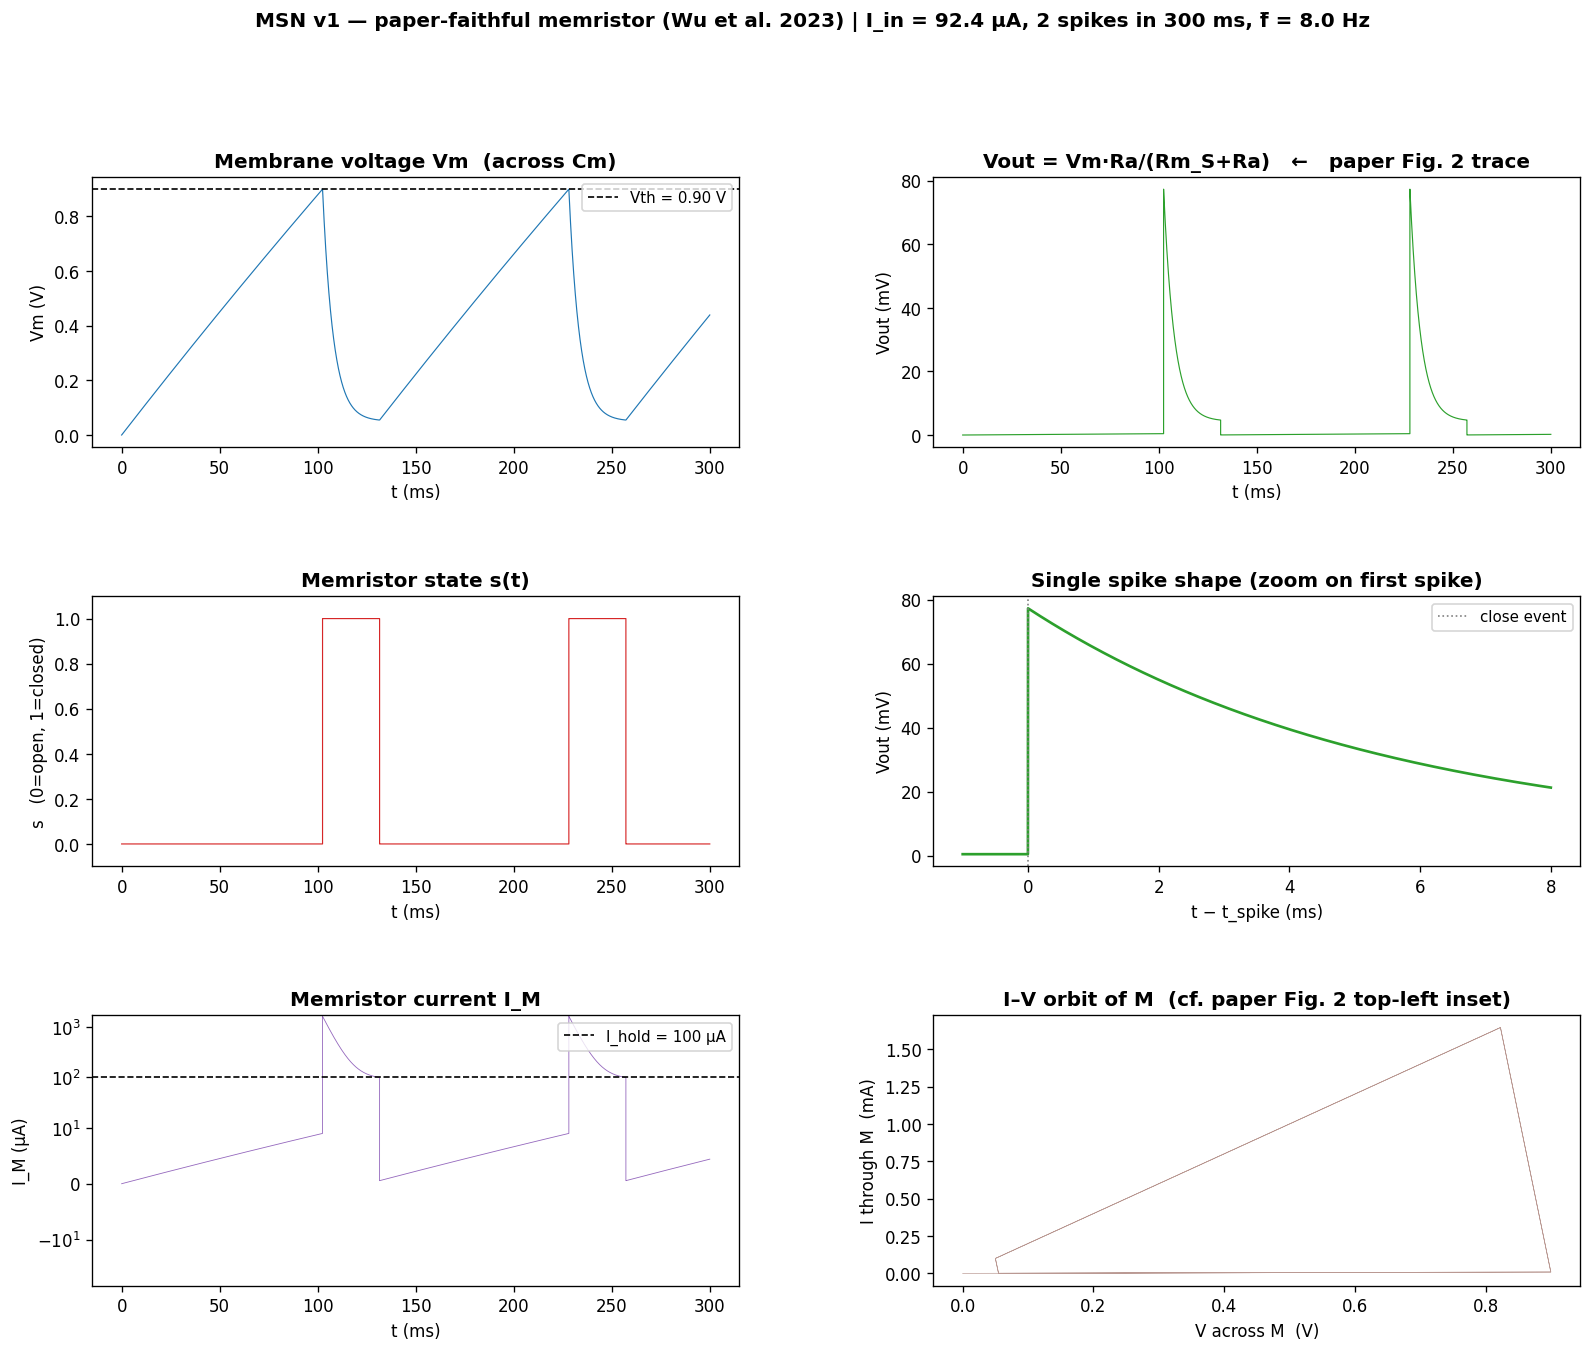

This figure's Python source:
"""
ns_msn_v1.py
============
Memristive Spiking Neuron (MSN) — single-cell, paper-faithful spike shape.

Reference: Wu, Wang, Schneegans, Stoliar, Rozenberg.
"Bursting dynamics in a spiking neuron with a memristive voltage-gated
channel." Neuromorph. Comput. Eng. 3 044008 (2023).  Section 2, Fig. 1e, Fig. 2.

─── Inheritance from earlier files in this repo ─────────────────────────────
  ns_test.py (v5):
      Rm_S held FIXED at Rm_hi.  Spike timing produced by Brian2's
      threshold='Vm > Vthresh' / reset='Vm = Vreset' rule (instantaneous
      reset).  The simulation has no spike SHAPE — only spike timing.
      Cm and t_ref were solved from (I_min, f_min, I_max, f_max) targets.

  spike_Ra_sweep.py:
      Same model, swept Ra.  Confirmed that within a fixed-Rm model the
      spike "shape" is just the RC charging curve being yanked back to 0.
      No memristor commutation, no real spike.

  THIS FILE (ns_msn_v1.py):
      Rm_S becomes a STATE VARIABLE that hysteretically commutes between
      Rm_hi (open) and Rm_lo (closed).  The "spike" is the fast Cm
      discharge through Rm_lo + Ra during the closed phase — exactly the
      mechanism in Wu et al. Fig. 2.  No t_ref, no Vm reset rule;
      refractoriness emerges from the discharge time constant.

─── Memristor state machine (per Wu et al. §2) ──────────────────────────────
      s = 0  (open):    Rm_S = Rm_hi     (linear leak through ~100 kΩ)
      s = 1  (closed):  Rm_S = Rm_lo     (fast discharge through tens of Ω)

      open  → closed:   when V across M (≈ Vm here, since Rm_hi ≫ Ra)
                        exceeds the thyristor threshold Vth.
      closed → open:    when current through M drops below the holding
                        current I_hold.

  Brian2 wiring:
      threshold='Vm > Vth and s < 0.5'   → fires the close event;
                                           reset='s = 1' flips state.
                                           (Vm is NOT reset here.)
      events={'reopen': 'I_M < I_hold and s > 0.5'}
                                         → fires the reopen event;
                                           run_on_event flips s = 0.

  This makes the threshold "spike" event coincide with the moment Vout
  begins to rise — which is what downstream synapses should see.

─── Parameters: Wu et al. Fig. 2 (path A) ───────────────────────────────────
"""

import numpy as np
import matplotlib
matplotlib.use('Agg')
import matplotlib.pyplot as plt
from brian2 import *

seed(42)
defaultclock.dt = 1*us              # fine grid: spike width is ~1 ms

# ─── Hardware parameters (Wu et al. 2023, Fig. 2) ────────────────────────────
Cm_F      = 10e-6        # F   membrane capacitor
Ra_ohm    = 47           # Ω   load resistor (paper "Rload")
Rm_hi_ohm = 100e3        # Ω   memristor open-state resistance
Rm_lo_ohm = 500          # Ω   memristor closed-state resistance
Vth_V     = 0.9          # V   thyristor close threshold (paper Fig. 2 inset)
I_hold_A  = 100e-6       # A   holding current (paper Fig. 2 inset)

I_in_A    = 92.4e-6      # A   constant drive (paper Fig. 2 caption)
T_run     = 300*ms       # long enough to capture several spikes

# ─── Brian2 quantities ────────────────────────────────────────────────────────
Cm     = Cm_F      * farad
Ra     = Ra_ohm    * ohm
Rm_hi  = Rm_hi_ohm * ohm
Rm_lo  = Rm_lo_ohm * ohm
Vth    = Vth_V     * volt
I_hold = I_hold_A  * amp
I_in   = I_in_A    * amp

# ─── Equations ────────────────────────────────────────────────────────────────
# Vm     : voltage at the top of Cm (≈ anode of M; cathode side sits across Ra)
# s      : 0 (open) or 1 (closed); controlled by threshold + custom event below
# Rm_S   : two-state memristor resistance  (subexpression of s)
# I_M    : current through the memristor branch
# Vout   : voltage across Ra — this is the externally-measured spike pulse
eqs = '''
dVm/dt = (I_in - Vm / (Rm_S + Ra)) / Cm        : volt
Rm_S   = (1 - s)*Rm_hi + s*Rm_lo                : ohm
I_M    = Vm / (Rm_S + Ra)                       : amp
Vout   = Vm * Ra / (Rm_S + Ra)                  : volt
s      : 1
'''

neurons = NeuronGroup(
    1, model=eqs,
    threshold='Vm > Vth and s < 0.5',     # open → closed (and emits a spike)
    reset='s = 1',                         # flip state; do NOT reset Vm
    events={'reopen': 'I_M < I_hold and s > 0.5'},
    method='euler',
)
neurons.run_on_event('reopen', 's = 0')

neurons.Vm = 0*volt
neurons.s  = 0                            # start open

# ─── Monitors ─────────────────────────────────────────────────────────────────
sp_mon = SpikeMonitor(neurons)
st_mon = StateMonitor(neurons, ['Vm', 'Vout', 's', 'Rm_S', 'I_M'],
                      record=True, dt=2*us)

print("=" * 64)
print("  MSN v1 — paper-faithful memristor spike shape")
print("=" * 64)
print(f"  Cm        = {Cm_F*1e6:.1f} µF")
print(f"  Ra        = {Ra_ohm:.0f} Ω    (load resistor / paper Rload)")
print(f"  Rm_hi     = {Rm_hi_ohm/1e3:.0f} kΩ")
print(f"  Rm_lo     = {Rm_lo_ohm:.0f} Ω")
print(f"  Vth       = {Vth_V:.2f} V")
print(f"  I_hold    = {I_hold_A*1e6:.0f} µA")
print(f"  I_in      = {I_in_A*1e6:.1f} µA")
print(f"  τ_open    = Cm·(Rm_hi+Ra) = {Cm_F*(Rm_hi_ohm+Ra_ohm)*1e3:.1f} ms")
print(f"  τ_closed  = Cm·(Rm_lo+Ra) = {Cm_F*(Rm_lo_ohm+Ra_ohm)*1e3:.2f} ms")
print(f"  Vm_ss(open)   = I_in·(Rm_hi+Ra) = {I_in_A*(Rm_hi_ohm+Ra_ohm):.2f} V")
print(f"  V_open_thresh = I_hold·(Rm_lo+Ra) = "
      f"{I_hold_A*(Rm_lo_ohm+Ra_ohm)*1e3:.1f} mV  "
      f"(Vm must drop below this to reopen)")
print("=" * 64)

print(f"\nRunning {T_run/ms:.0f} ms ...")
run(T_run, report='text')

n_sp = len(sp_mon.t)
print(f"\n  Spikes (close events): {n_sp}")
if n_sp >= 2:
    isi = np.diff(sp_mon.t/ms)
    print(f"  ISI: mean {isi.mean():.2f} ms,  std {isi.std():.2f} ms")
    print(f"  Mean firing rate: {1000/isi.mean():.1f} Hz")

# ─── Plot ─────────────────────────────────────────────────────────────────────
t_ms   = np.array(st_mon.t / ms)
Vm_V   = np.array(st_mon.Vm[0] / volt)
Vout_V = np.array(st_mon.Vout[0] / volt)
s_vec  = np.array(st_mon.s[0])
I_M_uA = np.array(st_mon.I_M[0] / uA)
Rm_S_a = np.array(st_mon.Rm_S[0] / ohm)
V_M_V  = Vm_V * Rm_S_a / (Rm_S_a + Ra_ohm)        # voltage across M only

fig = plt.figure(figsize=(16, 12))
gs  = fig.add_gridspec(3, 2, hspace=0.55, wspace=0.30)

# (0,0) Vm trace (full duration)
ax = fig.add_subplot(gs[0, 0])
ax.plot(t_ms, Vm_V, 'C0', lw=0.7)
ax.axhline(Vth_V, color='k', ls='--', lw=1, label=f'Vth = {Vth_V:.2f} V')
ax.set_xlabel('t (ms)'); ax.set_ylabel('Vm (V)')
ax.set_title('Membrane voltage Vm  (across Cm)', fontweight='bold')
ax.legend(fontsize=9, loc='upper right')

# (0,1) Vout trace (full duration) — the paper's Fig. 2 trace
ax = fig.add_subplot(gs[0, 1])
ax.plot(t_ms, Vout_V*1e3, 'C2', lw=0.7)
ax.set_xlabel('t (ms)'); ax.set_ylabel('Vout (mV)')
ax.set_title('Vout = Vm·Ra/(Rm_S+Ra)   ←   paper Fig. 2 trace',
             fontweight='bold')

# (1,0) Memristor state s
ax = fig.add_subplot(gs[1, 0])
ax.plot(t_ms, s_vec, 'C3', lw=0.7, drawstyle='steps-post')
ax.set_xlabel('t (ms)'); ax.set_ylabel('s   (0=open, 1=closed)')
ax.set_title('Memristor state s(t)', fontweight='bold')
ax.set_ylim(-0.1, 1.1)

# (1,1) Single-spike zoom (paper Fig. 2 right inset analogue)
ax = fig.add_subplot(gs[1, 1])
if n_sp > 0:
    t_sp = float(sp_mon.t[0]/ms)
    mask = (t_ms > t_sp - 1.0) & (t_ms < t_sp + 8.0)
    ax.plot(t_ms[mask] - t_sp, Vout_V[mask]*1e3, 'C2', lw=1.6)
    ax.axvline(0, color='gray', ls=':', lw=1, label='close event')
    ax.set_xlabel('t − t_spike (ms)'); ax.set_ylabel('Vout (mV)')
    ax.set_title(f'Single spike shape (zoom on first spike)',
                 fontweight='bold')
    ax.legend(fontsize=9, loc='upper right')
    # ax.set_xlim(-1, 30); ax.set_ylim(-5, 100)

else:
    ax.text(0.5, 0.5, 'no spikes — increase T_run or I_in',
            ha='center', va='center', transform=ax.transAxes)

# (2,0) I_M (current through memristor branch)
ax = fig.add_subplot(gs[2, 0])
ax.plot(t_ms, I_M_uA, 'C4', lw=0.5)
ax.axhline(I_hold_A*1e6, color='k', ls='--', lw=1,
           label=f'I_hold = {I_hold_A*1e6:.0f} µA')
ax.set_xlabel('t (ms)'); ax.set_ylabel('I_M (µA)')
ax.set_title('Memristor current I_M', fontweight='bold')
ax.set_yscale('symlog', linthresh=10)
ax.legend(fontsize=9, loc='upper right')

# (2,1) I–V orbit of the memristor (paper Fig. 2 main panel analogue)
ax = fig.add_subplot(gs[2, 1])
ax.plot(V_M_V, I_M_uA*1e-3, color='C5', lw=0.4, alpha=0.6)
ax.set_xlabel('V across M  (V)'); ax.set_ylabel('I through M  (mA)')
ax.set_title('I–V orbit of M  (cf. paper Fig. 2 top-left inset)',
             fontweight='bold')

fig.suptitle(
    f'MSN v1 — paper-faithful memristor (Wu et al. 2023) | '
    f'I_in = {I_in_A*1e6:.1f} µA, {n_sp} spikes in {T_run/ms:.0f} ms'
    + (f', f̄ = {1000/np.diff(sp_mon.t/ms).mean():.1f} Hz' if n_sp >= 2 else ''),
    fontsize=12, fontweight='bold', y=0.995)

out_path = 'demo/ns_msn_v1.png'
plt.savefig(out_path, dpi=120, bbox_inches='tight')
print(f"\nFigure saved → {out_path}")
